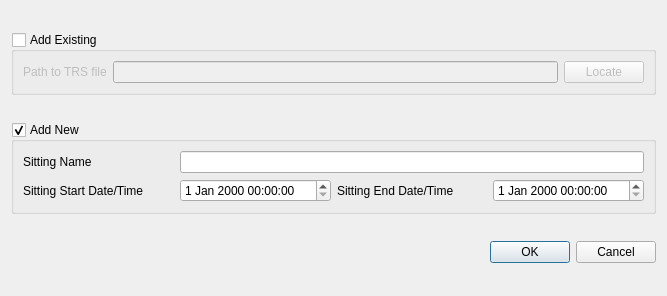
<?xml version="1.0" encoding="UTF-8"?>
<ui version="4.0">
 <class>addSittingWidget</class>
 <widget class="QDialog" name="addSittingWidget">
  <property name="geometry">
   <rect>
    <x>0</x>
    <y>0</y>
    <width>667</width>
    <height>296</height>
   </rect>
  </property>
  <property name="sizePolicy">
   <sizepolicy hsizetype="Preferred" vsizetype="Fixed">
    <horstretch>0</horstretch>
    <verstretch>0</verstretch>
   </sizepolicy>
  </property>
  <property name="minimumSize">
   <size>
    <width>0</width>
    <height>0</height>
   </size>
  </property>
  <property name="maximumSize">
   <size>
    <width>1600</width>
    <height>1600</height>
   </size>
  </property>
  <property name="windowTitle">
   <string>Add to Playlist</string>
  </property>
  <layout class="QGridLayout" name="gridLayout_6">
   <item row="3" column="0">
    <widget class="QDialogButtonBox" name="buttonBox">
     <property name="orientation">
      <enum>Qt::Horizontal</enum>
     </property>
     <property name="standardButtons">
      <set>QDialogButtonBox::Cancel|QDialogButtonBox::Ok</set>
     </property>
    </widget>
   </item>
   <item row="1" column="0">
    <widget class="QGroupBox" name="addNewGroupBox">
     <property name="sizePolicy">
      <sizepolicy hsizetype="Preferred" vsizetype="Fixed">
       <horstretch>0</horstretch>
       <verstretch>0</verstretch>
      </sizepolicy>
     </property>
     <property name="title">
      <string>Add New</string>
     </property>
     <property name="flat">
      <bool>false</bool>
     </property>
     <property name="checkable">
      <bool>true</bool>
     </property>
     <property name="checked">
      <bool>true</bool>
     </property>
     <layout class="QGridLayout" name="gridLayout_5">
      <item row="0" column="0">
       <layout class="QGridLayout" name="gridLayout_4">
        <item row="0" column="0">
         <widget class="QLabel" name="label_8">
          <property name="text">
           <string>Sitting Name</string>
          </property>
         </widget>
        </item>
        <item row="0" column="2" colspan="3">
         <widget class="QLineEdit" name="sittingNameLineEdit"/>
        </item>
        <item row="1" column="2">
         <widget class="QDateTimeEdit" name="startDateTime"/>
        </item>
        <item row="1" column="4">
         <widget class="QDateTimeEdit" name="endDateTime"/>
        </item>
        <item row="1" column="0">
         <widget class="QLabel" name="label">
          <property name="text">
           <string>Sitting Start Date/Time</string>
          </property>
         </widget>
        </item>
        <item row="1" column="3">
         <widget class="QLabel" name="lbl_endDateTime">
          <property name="text">
           <string>Sitting End Date/Time</string>
          </property>
         </widget>
        </item>
       </layout>
      </item>
     </layout>
    </widget>
   </item>
   <item row="0" column="0">
    <widget class="QGroupBox" name="addExistingGroupBox">
     <property name="sizePolicy">
      <sizepolicy hsizetype="Preferred" vsizetype="Fixed">
       <horstretch>0</horstretch>
       <verstretch>0</verstretch>
      </sizepolicy>
     </property>
     <property name="title">
      <string>Add Existing</string>
     </property>
     <property name="checkable">
      <bool>true</bool>
     </property>
     <property name="checked">
      <bool>false</bool>
     </property>
     <layout class="QGridLayout" name="gridLayout_2">
      <item row="0" column="0">
       <layout class="QGridLayout" name="gridLayout">
        <item row="0" column="0">
         <widget class="QLabel" name="label_3">
          <property name="text">
           <string>Path to TRS file</string>
          </property>
         </widget>
        </item>
        <item row="0" column="1">
         <widget class="QLineEdit" name="existingPathLineEdit"/>
        </item>
        <item row="0" column="2">
         <widget class="QPushButton" name="locateExistingButton">
          <property name="text">
           <string>Locate</string>
          </property>
         </widget>
        </item>
       </layout>
      </item>
     </layout>
    </widget>
   </item>
  </layout>
 </widget>
 <resources/>
 <connections>
  <connection>
   <sender>buttonBox</sender>
   <signal>accepted()</signal>
   <receiver>addSittingWidget</receiver>
   <slot>accept()</slot>
   <hints>
    <hint type="sourcelabel">
     <x>248</x>
     <y>254</y>
    </hint>
    <hint type="destinationlabel">
     <x>157</x>
     <y>274</y>
    </hint>
   </hints>
  </connection>
  <connection>
   <sender>buttonBox</sender>
   <signal>rejected()</signal>
   <receiver>addSittingWidget</receiver>
   <slot>reject()</slot>
   <hints>
    <hint type="sourcelabel">
     <x>316</x>
     <y>260</y>
    </hint>
    <hint type="destinationlabel">
     <x>286</x>
     <y>274</y>
    </hint>
   </hints>
  </connection>
 </connections>
</ui>
